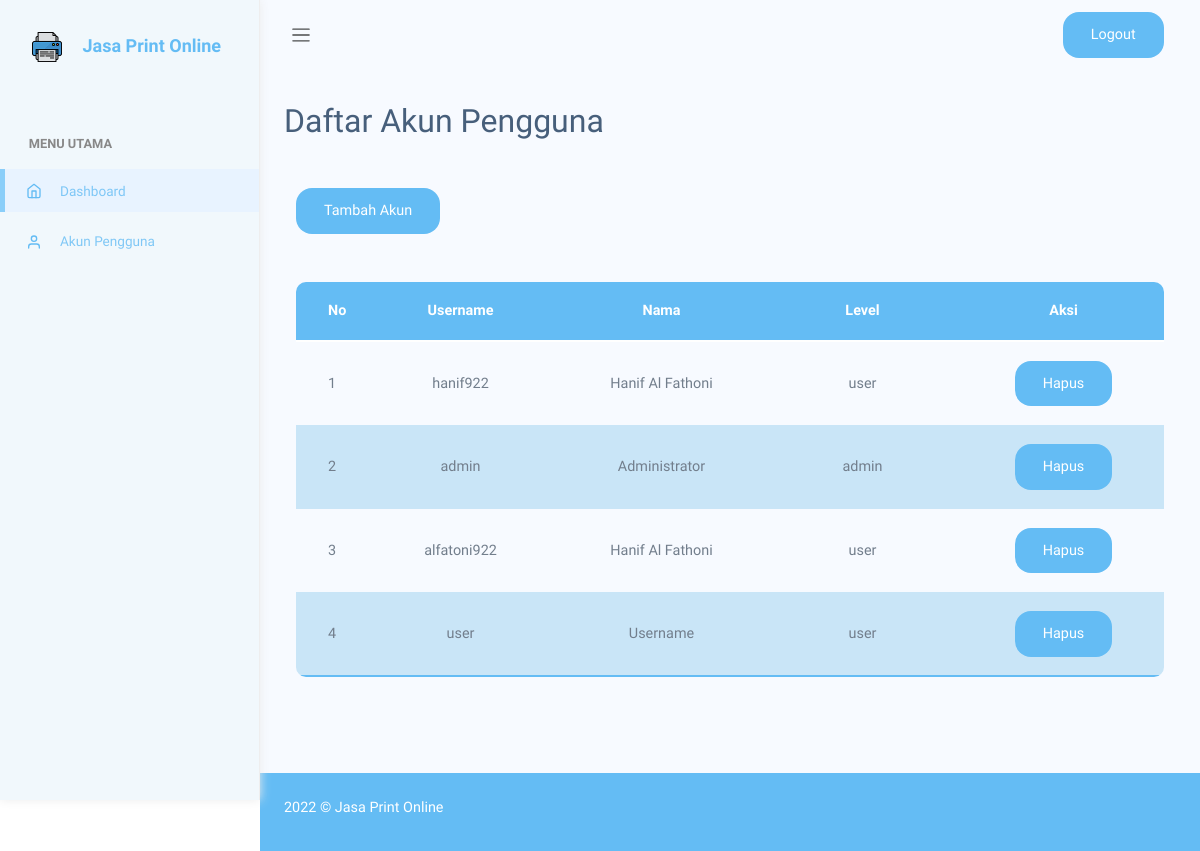
Before: /daftar_akun.php (signed in) with the older database file.
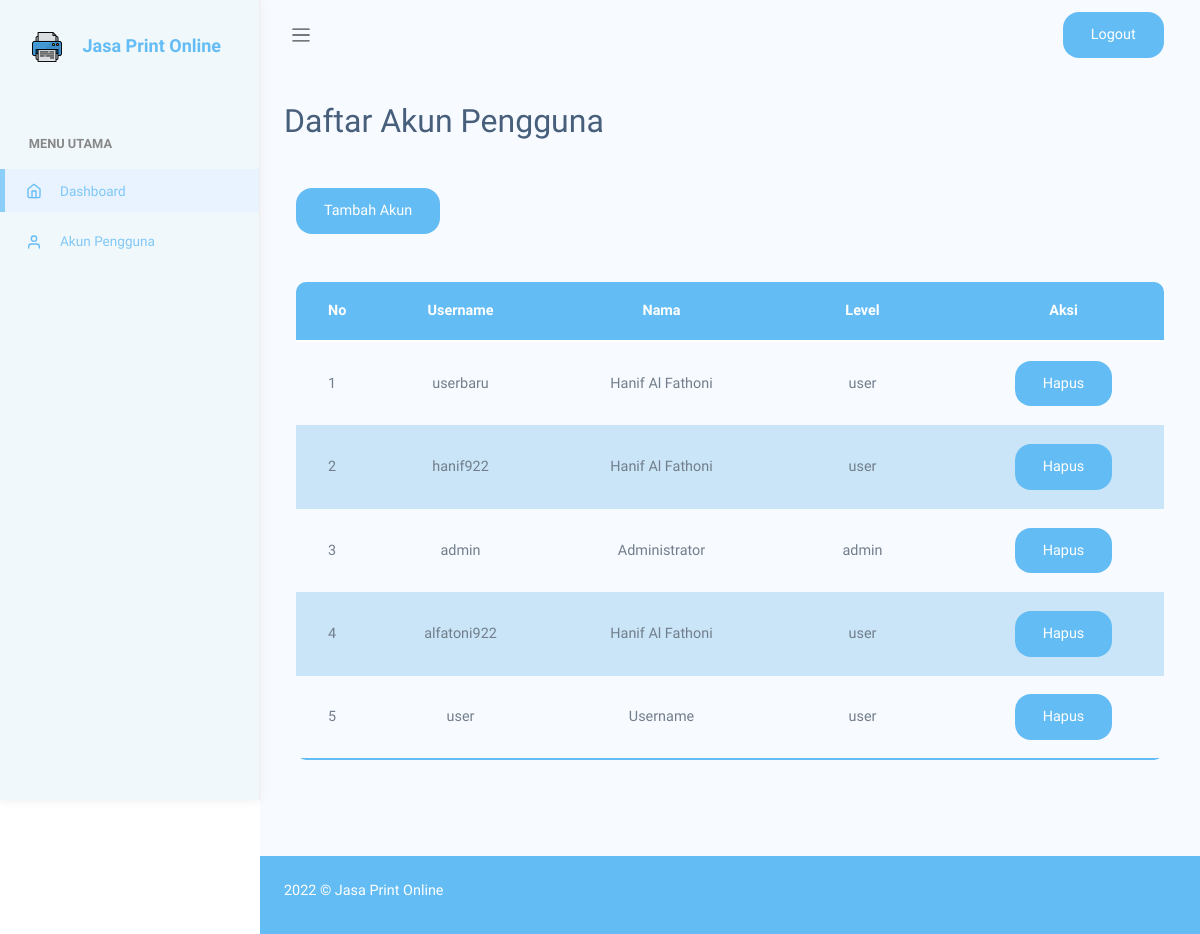
After: the same page with the newer database file.
### tables this page shows
CREATE TABLE `tb_user` (
  `id` int(11) NOT NULL,
  `username` varchar(255) NOT NULL,
  `password` varchar(255) NOT NULL,
  `nama` varchar(255) NOT NULL,
  `level` varchar(25) NOT NULL
);

### conn.php (called while the page is built, shortened)
<?php
function connection() {
  $dbServer = 'localhost';
  $dbUser = 'root';
  $dbPass = '';
  $dbName = "database_order";
  $conn = mysqli_connect($dbServer, $dbUser, $dbPass, $dbName);
  mysqli_select_db($conn,$dbName);
  return $conn;
}

### daftar_akun.php (the view, shortened to what this page needs)
<?php
include_once ('conn.php');
?>
<!DOCTYPE html>
<html lang="en">
<head>
  <link rel="stylesheet" href="assets/css/bootstrap.css?<?php echo time(); ?>" />
  <link rel="stylesheet" type="text/css" href="assets/css/style.css?<?php echo time(); ?>" />
  <link rel="stylesheet" href="assets/vendors/chartjs/Chart.min.css?<?php echo time(); ?>" />
  <link rel="stylesheet" href="assets/vendors/perfect-scrollbar/perfect-scrollbar.css?<?php echo time(); ?>" />
  <link rel="stylesheet" href="assets/css/app.css?<?php echo time(); ?>" />
</head>
<body>
  <div id="app">
    <div id="sidebar" class="active">
      <div class="sidebar-wrapper active">
        <div class="sidebar-header">
          <a href="#" style="color: #64bcf4;">
            <img src="assets/img/logo.png" alt="" width="30" class="d-inline me-3">
            Jasa Print Online
          </a>
        </div>
        <div class="sidebar-menu">
          <ul class="menu">
            <li class="sidebar-title">Menu Utama</li>
            <li class="sidebar-item active">
              <a href="admin.php" class="sidebar-link">
                <i data-feather="home" width="20"></i>
                <span>Dashboard</span>
              </a>
            </li>
            <li class="sidebar-item">
              <a href="daftar_akun.php" class="sidebar-link">
                <i data-feather="user" width="20"></i>
                <span>Akun Pengguna</span>
              </a>
            </li>
          </ul>
        </div>
      </div>
    </div>
    <div id="main">
      <nav class="navbar navbar-header navbar-expand navbar-light" style="background-color: #f7faff!important;">
        <a class="sidebar-toggler" href="#"><span class="navbar-toggler-icon"></span></a>
        <div class="collapse navbar-collapse" id="navbarSupportedContent">
          <ul class="navbar-nav d-flex align-items-center navbar-light ms-auto">
            <li class="dropdown nav-icon">
              <div class="d-flex gap-5 light">
                <a class="button" style="margin-left: 0;" href="logout.php" role="button">Logout</a>
              </div>
            </li>
          </ul>
        </div>
      </nav>
      <div class="main-content container-fluid">
        <div class="page-title">
          <h3 class="mb-5">Daftar Akun Pengguna</h3>
        </div>
        <div class="container">
          <div class="tambah mb-5">
            <a class="button light" href="register.php">Tambah Akun</a>
          </div>
          <div class="table-responsive mb-5 text-center">
            <table class="table">
              <thead>
                <tr>
                  <th class="tbl-titik">No</th>
                  <th>Username</th>
                  <th>Nama</th>
                  <th>Level</th>
                  <th>Aksi</th>
                </tr>
              </thead>
              <tbody>
                <?php
                $id = 1;
                $query = "SELECT * FROM tb_user";
                $result = mysqli_query(connection(), $query);
                ?>
                <?php while ($row = mysqli_fetch_array($result)): ?>
                  <tr>
                    <td><?php echo $id++; ?></td>
                    <td><?php echo $row['username']; ?></td>
                    <td><?php echo $row['nama']; ?></td>
                    <td><?php echo $row['level']; ?></td>
                    <td>
                      <a class="button light" href="hapus_akun.php?id=<?php echo $row['id']; ?>">Hapus</a>
                    </td>
                  </tr>
                <?php endwhile ?>
              </tbody>
            </table>
          </div>
        </div>
      </div>
      <footer>
        <div class="footer clearfix mb-0 pt-2 text-white">
          <div class="float-start">
            <p>2022 &copy; Jasa Print Online</p>
          </div>
        </div>
      </footer>
    </div>
</body>
</html>

### assets/css/style.css (style rules this page uses)
.light { --mainColor: #64bcf4; --hoverColor: #5bacdf; --backgroundColor: #f1f8fc; --lightOne: #919191; --lightTwo: #aaa; }
*, *::before, *::after { padding: 0; margin: 0; box-sizing: border-box; }
body { font-family: "Poppins", sans-serif; }
a { text-decoration: none !important; }
.container { position: relative; max-width: 75rem; width: 100%; margin: 0 auto; z-index: 10; }
.button { display: inline-block; padding: 0.75rem 1.75rem; color: #fff !important; background-color: var(--mainColor) !important; border-radius: 16px; text-transform: capitalize; transition: 0.3s; border: none; }
.navbar { padding-left: 30px !important; padding-right: 30px !important; background-color: #f1f8fc !important; }
table { margin-left: auto; margin-right: auto; table-layout: fixed; border-collapse: collapse; border-radius: 10px; overflow: hidden; width: 100%; }
thead tr { background-color: #64bcf4; color: #ffffff; }
td { padding: 12px 15px; }
tbody tr { border-bottom: 1px solid #c9e5f7; }
tbody tr:nth-of-type(even) { background-color: #c9e5f7; }
tbody tr:last-of-type { border-bottom: 2px solid #64bcf4; }
footer { background-color: #64bcf4 !important; }
.tbl-titik { width: 10px; }

### assets/css/app.css (style rules this page uses)
* { font-family: Raleway }
#app { position: relative }
#main { margin-left: 260px; background-color: #f7faff; min-height: 100vh; transition: margin-left .6s ease-out }
#main .main-content { padding: 2rem 1.5rem }
#main .main-content .page-title h3 { font-size: 2rem }
a { text-decoration: none }
a, button { outline: 0 }
.feather, i { font-size: 14px; height: 1rem }
footer { padding: 1rem 1.5rem }
#sidebar.active .sidebar-wrapper { left: 0 }
.sidebar-wrapper { width: 260px; height: 100vh; position: fixed; top: 0; z-index: 10; background-color: #f1f8fc; bottom: 0; border-right: 1px solid #eee; box-shadow: 0 0 10px #ececec; left: -260px; transition: left .6s ease-out }
.sidebar-wrapper .sidebar-header { padding: 2rem 2rem 1rem; font-size: 18px; font-weight: 700 }
.sidebar-wrapper .menu { padding-left: 0; margin-top: 2rem }
.sidebar-wrapper .menu .sidebar-title { padding: 1.5rem 1.8rem .5rem; font-size: .8rem; font-weight: 600; color: #888; text-transform: uppercase }
.sidebar-wrapper .menu .sidebar-link { display: block; padding: .7rem 1.5rem; font-size: .85rem; display: flex; align-items: center; transition: all .5s }
.sidebar-wrapper .menu .sidebar-link>span { color: #64bcf4; font-weight: 500; margin-left: 1rem; opacity: .8 }
.sidebar-wrapper .menu .sidebar-item { list-style: none; margin-top: .5rem; position: relative }
.sidebar-wrapper .menu .sidebar-item.active .sidebar-link { background-color: #e8f3ff }
.sidebar-wrapper .menu .sidebar-item.active .sidebar-link:before { content: ""; position: absolute; left: 0; height: 100%; top: 0; bottom: 0; background-color: rgba(46, 170, 244, .5); width: 5px }
.navbar { height: 70px; padding: 1.5rem }
.navbar.navbar-header li { display: flex; align-items: center }
.navbar.navbar-header li.nav-icon { margin-right: .4rem }
.dataTable-table td, .dataTable-table thead th, .table td, .table thead th { vertical-align: middle }
.dataTable-table thead th, .table thead th { border-bottom: 2px solid #475f7b }

Changed rows visible on the page:
added tb_user: username "userbaru", nama "Hanif Al Fathoni", level "user"
